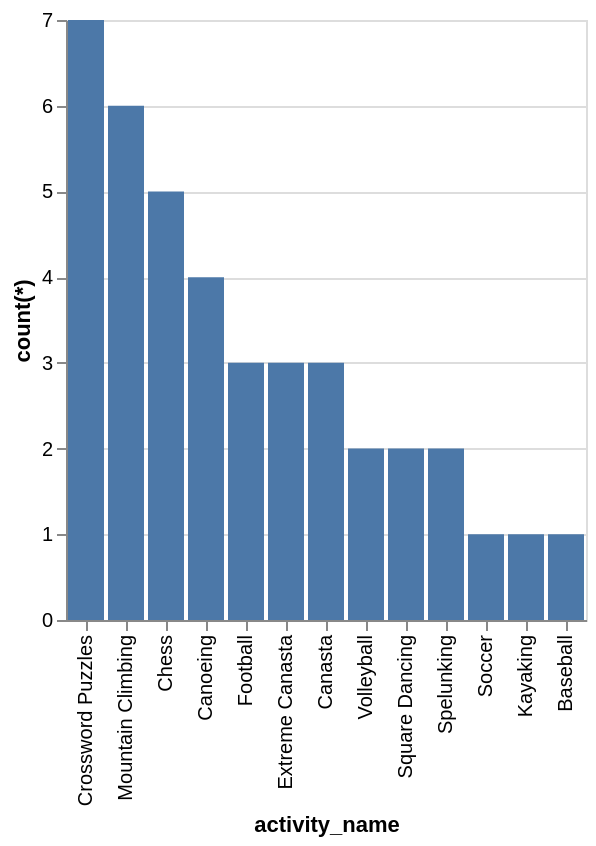

Vega-Lite specification for this chart:
### Vega-Lite specification from a JSON file in a GitHub repository (floating-point values rounded to 4 significant figures)
{"data": {"values": [{"x_data": "Crossword Puzzles", "y_data": 7}, {"x_data": "Mountain Climbing", "y_data": 6}, {"x_data": "Chess", "y_data": 5}, {"x_data": "Canoeing", "y_data": 4}, {"x_data": "Football", "y_data": 3}, {"x_data": "Extreme Canasta", "y_data": 3}, {"x_data": "Canasta", "y_data": 3}, {"x_data": "Volleyball", "y_data": 2}, {"x_data": "Square Dancing", "y_data": 2}, {"x_data": "Spelunking", "y_data": 2}, {"x_data": "Soccer", "y_data": 1}, {"x_data": "Kayaking", "y_data": 1}, {"x_data": "Baseball", "y_data": 1}]}, "mark": "bar", "encoding": {"x": {"field": "x_data", "type": "nominal", "title": "activity_name", "sort": {"op": "sum", "field": "y_data", "order": "descending"}}, "y": {"field": "y_data", "type": "quantitative", "title": "count(*)"}}}
